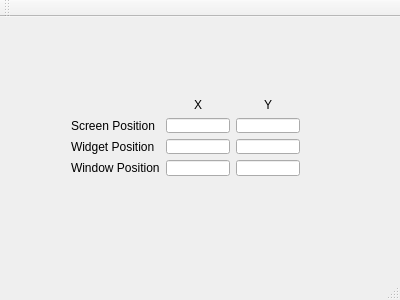
<?xml version="1.0" encoding="UTF-8"?>
<ui version="4.0">
 <class>MainWindow</class>
 <widget class="QMainWindow" name="MainWindow">
  <property name="geometry">
   <rect>
    <x>0</x>
    <y>0</y>
    <width>400</width>
    <height>300</height>
   </rect>
  </property>
  <property name="windowTitle">
   <string>MainWindow</string>
  </property>
  <widget class="QWidget" name="centralWidget">
   <widget class="QWidget" name="gridLayoutWidget">
    <property name="geometry">
     <rect>
      <x>60</x>
      <y>70</y>
      <width>251</width>
      <height>100</height>
     </rect>
    </property>
    <layout class="QGridLayout" name="gridLayout">
     <item row="2" column="0">
      <widget class="QLabel" name="labelWidgetPos">
       <property name="text">
        <string>Widget Position</string>
       </property>
      </widget>
     </item>
     <item row="2" column="1">
      <widget class="QLineEdit" name="textWidgetPosX">
       <property name="readOnly">
        <bool>true</bool>
       </property>
      </widget>
     </item>
     <item row="3" column="2">
      <widget class="QLineEdit" name="textWindowPosY">
       <property name="readOnly">
        <bool>true</bool>
       </property>
      </widget>
     </item>
     <item row="1" column="2">
      <widget class="QLineEdit" name="textScreenPosY">
       <property name="readOnly">
        <bool>true</bool>
       </property>
      </widget>
     </item>
     <item row="1" column="0">
      <widget class="QLabel" name="labelScreenPos">
       <property name="text">
        <string>Screen Position</string>
       </property>
      </widget>
     </item>
     <item row="3" column="0">
      <widget class="QLabel" name="labelWindowPos">
       <property name="text">
        <string>Window Position</string>
       </property>
      </widget>
     </item>
     <item row="1" column="1">
      <widget class="QLineEdit" name="textScreenPosX">
       <property name="readOnly">
        <bool>true</bool>
       </property>
      </widget>
     </item>
     <item row="3" column="1">
      <widget class="QLineEdit" name="textWindowPosX">
       <property name="readOnly">
        <bool>true</bool>
       </property>
      </widget>
     </item>
     <item row="2" column="2">
      <widget class="QLineEdit" name="textWidgetPosY">
       <property name="readOnly">
        <bool>true</bool>
       </property>
      </widget>
     </item>
     <item row="0" column="1">
      <widget class="QLabel" name="labelX">
       <property name="text">
        <string>X</string>
       </property>
       <property name="alignment">
        <set>Qt::AlignCenter</set>
       </property>
      </widget>
     </item>
     <item row="0" column="2">
      <widget class="QLabel" name="labelY">
       <property name="text">
        <string>Y</string>
       </property>
       <property name="alignment">
        <set>Qt::AlignCenter</set>
       </property>
      </widget>
     </item>
    </layout>
   </widget>
  </widget>
  <widget class="QMenuBar" name="menuBar">
   <property name="geometry">
    <rect>
     <x>0</x>
     <y>0</y>
     <width>400</width>
     <height>19</height>
    </rect>
   </property>
  </widget>
  <widget class="QToolBar" name="mainToolBar">
   <attribute name="toolBarArea">
    <enum>TopToolBarArea</enum>
   </attribute>
   <attribute name="toolBarBreak">
    <bool>false</bool>
   </attribute>
  </widget>
  <widget class="QStatusBar" name="statusBar"/>
 </widget>
 <layoutdefault spacing="6" margin="11"/>
 <resources/>
 <connections/>
</ui>
